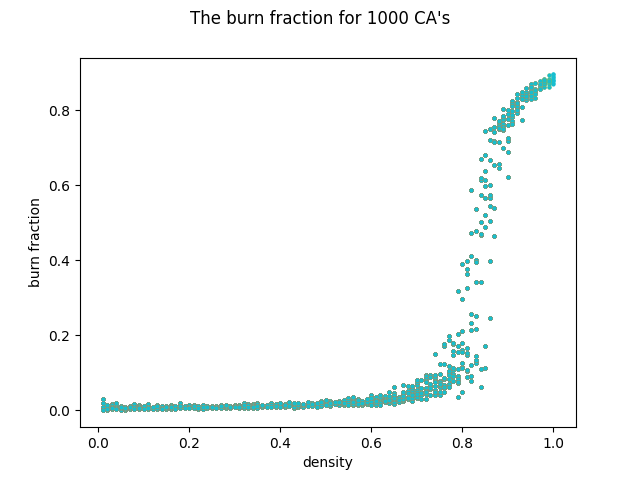

The Python source for this figure:
"""
NAME: Aron de Ruijter, Lars Janssen
STUDENT ID: 12868655, 12882712

rules.py

This program plots the critical density.
"""

import ca
from pyics import Model
from matplotlib import pyplot
import numpy as np
import time
import sys

"""Make the simulation and set some parameters for testing."""
sim = ca.CASim()
sim.__init__()
sim.width = 100
sim.height = 100
sim.density = 1
sim.seed = 0
sim.wind_speed = 0
sim.wind_angle = 0
sim.weather = 1
sim.spread = np.array([0.2, 0.3, 0.4])
sim.firebreak = 0

x_points = []
y_points = []

"""Samples is the amount of different densities checked for one seed, while
seeds is the number of seeds to be checked."""
samples = 1
seeds = 1

lines = False

print("How many seeds do you want to test?")
seeds = int(input())
print()
print("How many densities do you want to test per seed?")
samples = int(input())

pyplot.suptitle("The burn fraction for " + str(samples * seeds) + " CA's")
for k in range(seeds):
    start_time = time.time()
    x_points = []
    y_points = []
    sim.seed = k
    for i in range(samples):
        """Set the densities for even spacing."""
        sim.density= (i + 1) / samples
        sim.reset()
        while sim.done == False:
            sim.step()
        x_points.append(sim.density)
        """Append the right burn fraction to the y_points."""
        y_points.append(sim.fraction)

        """Plot the seed"""
        pyplot.plot(x_points,y_points, marker = 'o', markersize = 2,
                    linewidth=0)
    print( "%s, %s sec" % (k,(time.time() - start_time)))





pyplot.ylabel("burn fraction")
pyplot.xlabel("density")


pyplot.show()
